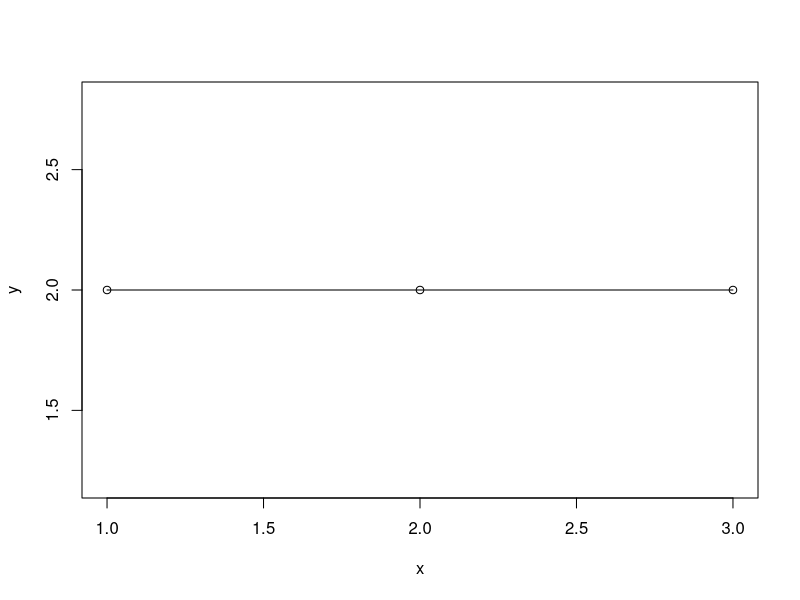
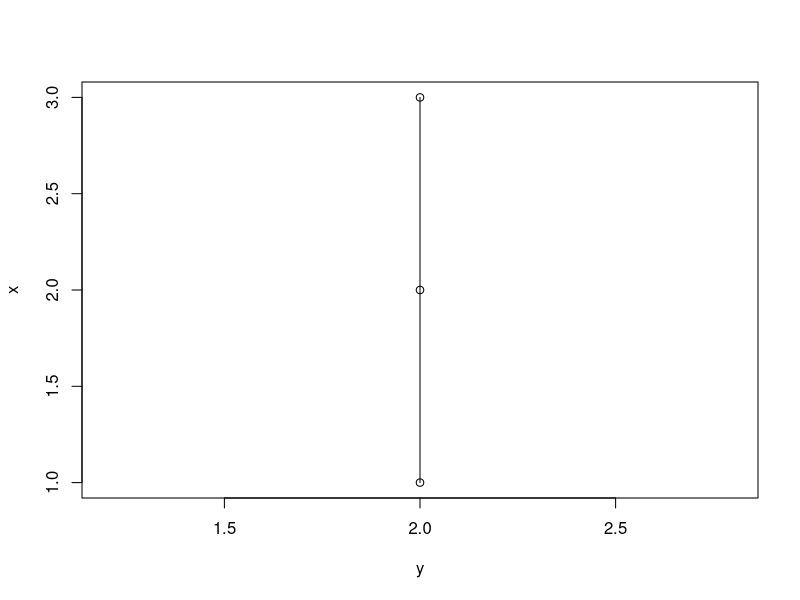

R code for these plots, in order:
## ---- chunk 1
print('Hello World')
## ---- chunk 2
mycars <- within(mtcars, { cyl})
mycars
#Hola amigos
## ---- chunk 3
x= c(1,2,3)
y= c(2,2,2)
plot(x,y)
lines(x,y)
## ---- chunk 4
plot(y,x)
lines(y,x)
## ---- chunk 5

## ---- chunk 6
sessionInfo()
